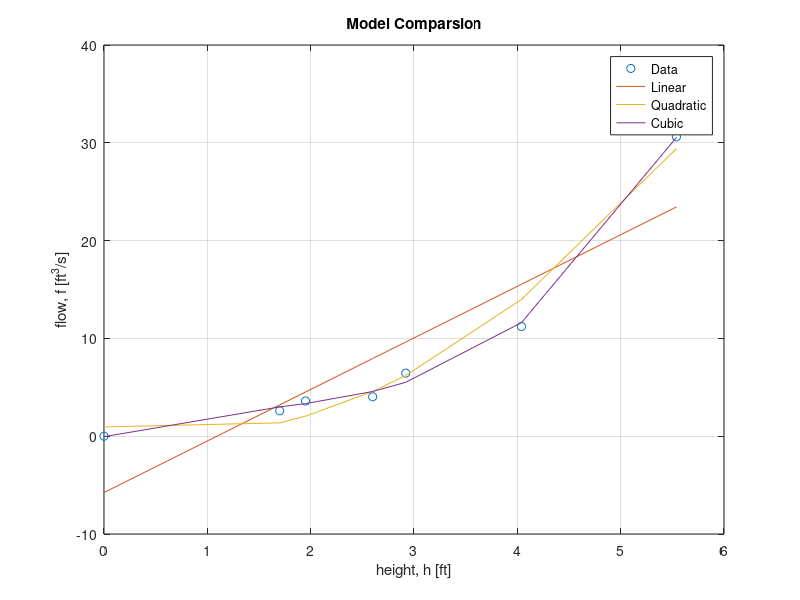

Here is the MATLAB script that generated this plot:
height = [0, 1.7, 1.95, 2.60, 2.92, 4.04, 5.54];
flow = [0, 2.6, 3.6, 4.03, 6.45, 11.22, 30.61];

p = polyfit(height, flow, 1);
new_flow1 = polyval(p, height);

p = polyfit(height, flow, 2);
new_flow2 = polyval(p, height);

p = polyfit(height, flow, 3);
new_flow3 = polyval(p, height);
 
plot(height, flow, 'o', height, new_flow1, height, new_flow2, height, new_flow3);
title('Model Comparsion');
xlabel('height, h [ft]');
ylabel('flow, f [ft^3/s]');
legend('Data', 'Linear', 'Quadratic', 'Cubic');
grid ON;